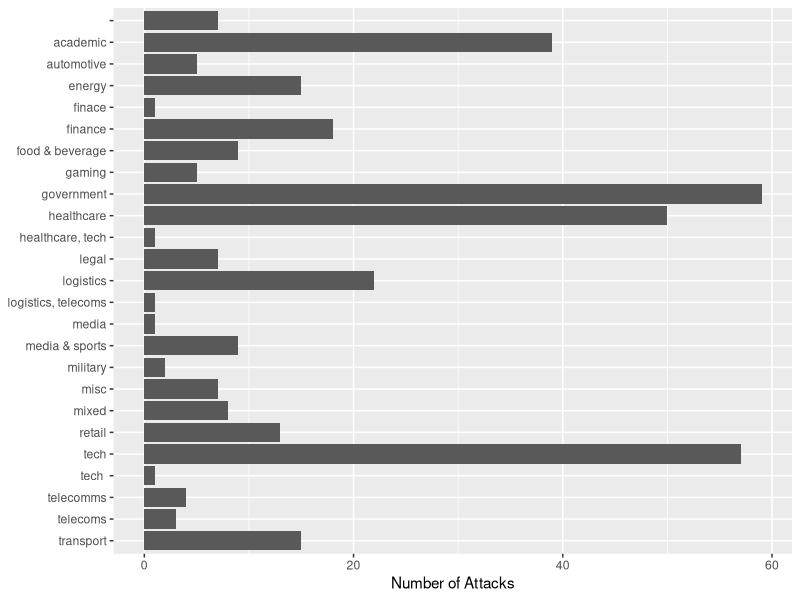
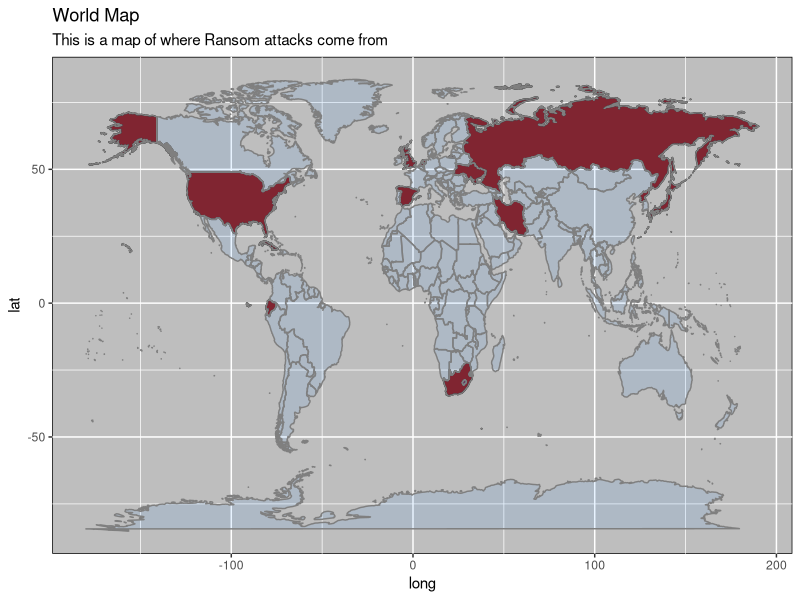

Here is the R script that generated these plots, in order:
## ---- chunk 1
knitr::opts_chunk$set(echo = TRUE)
## ---- chunk 2
library(tidyverse)
library(dplyr)
library(ggplot2)
RA <- read.csv("Ransomware Attacks - Ransomware Attacks.csv") #Ransomware Attacks
## ---- chunk 3
glimpse(RA)
## ---- chunk 4
RA$AKA <- NULL
RA$description <- NULL
RA$organisation.size.1.5.10.25.100.300. <- NULL
RA$data.note <- NULL
RA$YEAR.code <- NULL
RA$interesting.story..edited. <- NULL
RA$interesting.story. <- NULL
RA$stock.symbol <- NULL
RA$interesting.story..long. <- NULL
RA$revenue.as.of <- NULL
RA$no.of.employees <- NULL
RA$Data.Note <- NULL
RA$Source.Name <- NULL
RA$URL <- NULL
RA$URL.2 <- NULL
RA$URL.3 <- NULL
RA$URL.4 <- NULL
RA$URL.5 <- NULL
RA$X.ID <- NULL
## ---- chunk 5
most_affected <- RA %>% group_by(sector) %>% summarise(n=n()) %>% arrange(desc(n), sector)

ggplot(most_affected, aes(y=fct_rev(sector), x = n)) + geom_col() + scale_x_continuous() + labs(y=NULL, x = "Number of Attacks")
## ---- chunk 6
RA %>% group_by(sector) %>% summarise(n=n()) %>% arrange(desc(n)) %>% head(5) #the most affected sector.
## ---- chunk 7
RA_Hackers <- RA %>% group_by(Ransomware) %>% summarise(n=n())


Temp_RA_ATT <- RA_Hackers$region <- c("N/A", "USA",	"Japan",	"Russia",	"Russia",	"Russia",	"Russia",	"Russia",	"Iran",	"Russia",	"Russia",	"Russia",	"Russia",	"Russia",	"Cuba",	"Russia",	"Russia",	"UK",	"Ukraine",	"USA",	"Turky",	"Russia",	"Russia",	"Ukraine",	"Ecuador",	"Russia",	"Russia",	"Russia",	"Russia",	"Russia",	"Russia",	"Russia",	"Russia",	"N/A",	"Russia",	"Russia",	"Netherlands",	"Iran",	"Russia",	"Russia",	"Russia",	"Russia",	"Spain",	"Russia",	"Russia",	"Russia",	"Russia",	"Russia",	"Russia",	"USA",	"Iran",	"South Africa",	"Russia",	"Russia",	"Russia",	"Russia",	"North Korea",	"Russia",	"Chinese",	"Russia",	"N/A")

RA_loc_of_att <- merge(RA, RA_Hackers, by = c("Ransomware"), all.x = TRUE)

RA_loc_of_att$n <- NULL
RA_V.2 <- RA_loc_of_att[, c(2, 3, 8, 9, 10, 1, 11, 6, 7, 4, 5)]
## ---- chunk 8
RA_Attack_Map <- RA_V.2 %>% group_by(region) %>% summarise()

mapdata. <- map_data("world")


mapdata <- left_join(mapdata., RA_Hackers, by="region")
mapdata1 <- mapdata %>% filter(!is.na(mapdata$Ransomware))
map1 <- ggplot(mapdata1, aes(x= long, y = lat, group=group)) +
  geom_polygon(aes(fill = region),fill = "firebrick4", color = "black") + 
  borders(alpha = 0.1, fill = "dodgerblue") +
  theme(panel.background = element_rect(color = "black", fill = "gray")) +
  labs(title = "World Map ", subtitle = "This is a map of where Ransom attacks come from")
map1

## ---- chunk 9
view(RA_Attack_Map)

## ---- chunk 10


## ---- chunk 11


